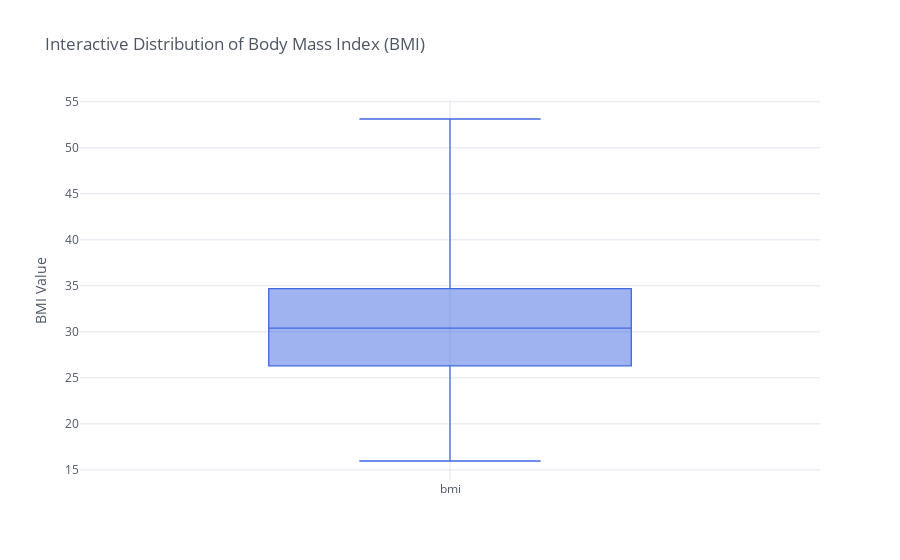

Notebook code cell kept with this figure:
### Markdown cell above
## Deep Dive: BMI Analysis

We will now examine the distribution of the **Body Mass Index (BMI)** in detail. Since BMI is a critical health indicator, understanding its spread and identifying extreme values is essential for accurate risk assessment.

**Analysis Steps:**
1.  **Interactive Visualization:** We will use an interactive boxplot (via `iplot`) to visually inspect the distribution, identify the Interquartile Range (IQR), and pinpoint specific outlier values.
2.  **Statistical Summary:** We will generate descriptive statistics using `describe()` to obtain precise metrics on central tendency (mean/median) and dispersion (standard deviation/min/max).

### Code cell
# Generate an interactive boxplot for the 'bmi' column using Cufflinks/Plotly.
# Interactive plots are superior for EDA as they allow hovering to see exact
# quartile values (Q1, Median, Q3) and specific outlier data points.
df['bmi'].iplot(
    kind='box', 
    title='Interactive Distribution of Body Mass Index (BMI)',
    yTitle='BMI Value',
    color='royalblue')

### Figure 1 — Plotly figure (JSON) as saved in the notebook; plotly's stock layout.template omitted (floating-point values rounded to 4 significant figures; data arrays with more than 128 entries replaced by an {"elided": "..."} marker saying what was removed)
{"data": [{"boxpoints": false, "line": {"width": 1.3}, "marker": {"color": "rgba(65, 105, 225, 1.0)"}, "name": "bmi", "orientation": "v", "type": "box", "y": {"elided": "1338 float values"}}], "layout": {"legend": {"bgcolor": "#FFFFFF", "font": {"color": "#4D5663"}}, "paper_bgcolor": "#FFFFFF", "plot_bgcolor": "#FFFFFF", "title": {"font": {"color": "#4D5663"}, "text": "Interactive Distribution of Body Mass Index (BMI)"}, "xaxis": {"gridcolor": "#E1E5ED", "showgrid": true, "tickfont": {"color": "#4D5663"}, "title": {"font": {"color": "#4D5663"}, "text": ""}, "zerolinecolor": "#E1E5ED"}, "yaxis": {"gridcolor": "#E1E5ED", "showgrid": true, "tickfont": {"color": "#4D5663"}, "title": {"font": {"color": "#4D5663"}, "text": "BMI Value"}, "zerolinecolor": "#E1E5ED"}}}
